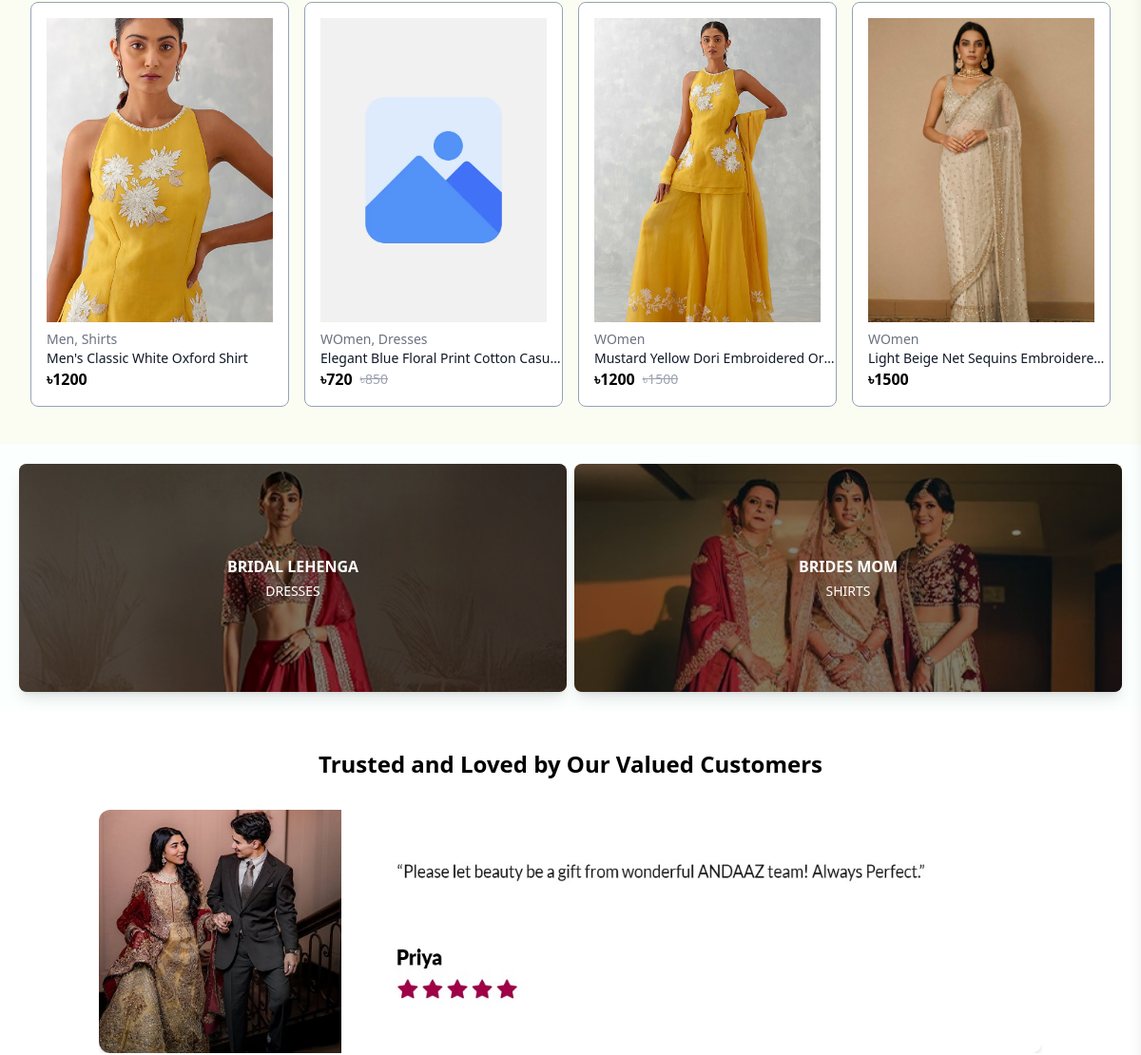
The app's page / (middle part), older data.
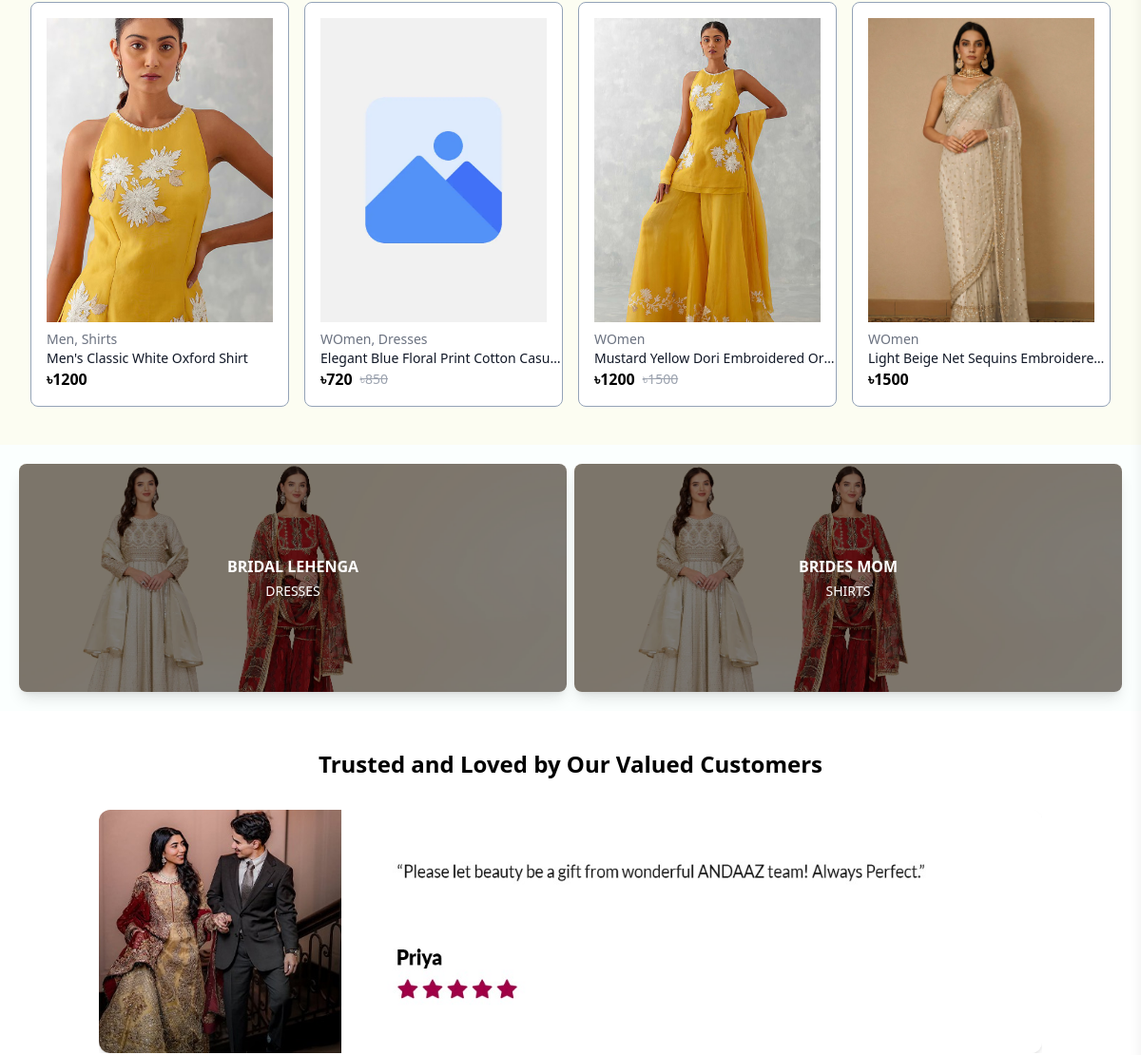
The same page, newer data.
### website/models.py (models this page shows, shortened)
class HomeComponents(models.Model):
    title = models.CharField(max_length=255)
    image = models.ImageField(upload_to='home_components/')
    category = models.ForeignKey(
        'products.Category',
        on_delete=models.CASCADE,
        related_name='home_components'
    )
    class Meta:
        verbose_name = "Homepage Component"
        verbose_name_plural = "Homepage Components"

### products/models.py (models this page shows, shortened)
class Category(models.Model):
    name = models.CharField(max_length=255, unique=True, blank=True, null=True, verbose_name=_("Category Name"))
    parent = models.ForeignKey('self', on_delete=models.SET_NULL, null=True, blank=True, related_name='children', verbose_name=_("Parent Category"))
    slug = models.SlugField(max_length=255, unique=True, blank=True, null=True, verbose_name=_("Category Slug"))
    group_name = models.CharField(max_length=100, blank=True, null=True, help_text=_("A way to group categories (e.g., 'Gender', 'Brand', 'Department')"))
    image = models.ImageField(upload_to='category_images/', blank=True, null=True, verbose_name=_("Category Image"))
    def get_full_slug(self):
        slugs = []
        category = self
        while category:
            slugs.insert(0, category.slug)
            category = category.parent
        return '/'.join(slugs)
    class Meta:
        verbose_name = _("Category")
        verbose_name_plural = _("Categories")
        ordering = ['group_name', 'name']

### website/views.py (the view)
# urls.py: path('', views.home, name='home'),
def home(request):
    testimonials_desktop = Testimonial.objects.filter(is_active=True, for_mobile=False)
    testimonials_mobile = Testimonial.objects.filter(is_active=True, for_mobile=True)
    desktop_banners = Banner.objects.filter(is_active=True, for_mobile=False).order_by('-created_at')
    mobile_banners = Banner.objects.filter(is_active=True, for_mobile=True).order_by('-created_at')
    categories = Category.objects.all()[:13]
    popular_products = Product.objects.filter(is_featured=True)[:20]
    all_products = Product.objects.filter(is_active=True)[:20]
    home_components = HomeComponents.objects.all()[:2]
    return render(request, 'website/home.html', {
        'categories': categories,
        'popular_products': popular_products,
        'all_products': all_products,
        'desktop_banners': desktop_banners,
        'mobile_banners': mobile_banners,
        'testimonials_desktop': testimonials_desktop,
        'testimonials_mobile': testimonials_mobile,
        'home_components':home_components,
    })

### website/context_processors.py (called while the page is built)
def mega_menu_categories(request):
    parent_categories = Category.objects.filter(parent__isnull=True)
    structured_mega_menu = {}
    for parent in parent_categories:
        grouped = defaultdict(list)
        for child in parent.children.all():
            group = child.group_name or "Other"
            grouped[group].append(child)
            for grandchild in child.children.all():
                grouped[group].append(grandchild)
        structured_mega_menu[parent.id] = dict(grouped)
    return {
        'parent_categories': parent_categories,
        'structured_mega_menu': structured_mega_menu,
    }

def all_categories(request):
    footer_categories = Category.objects.filter()
    return {
        'footer_categories': footer_categories,
    }

### website/templatetags/custom_tags.py (called while the page is built)
@register.filter
def get_item(dictionary, key):
    return dictionary.get(key)

### templates/website/home.html (shortened to what this page needs)
{% extends "_base/_base.html" %}
{% block content %}
<section class="p-4 sm:px-6 sm:pb-10 lg:px-8 mx-auto bg-yellow-50/50 dark:bg-zinc-900">
  <div id="product-grid" class="grid grid-cols-2 md:grid-cols-3 lg:grid-cols-4 xl:grid-cols-5 gap-4">
    {% for product in all_products %}
      <a href="{% url 'website:product_detail' product.slug %}">
        <div class="group relative p-2 lg:p-4 xl:p-5 border border-slate-400 dark:border-slate-700 bg-white dark:bg-gray-800 hover:border-slate-800 dark:hover:border-slate-600 rounded-md md:rounded-lg">
          {% if product.images.first %}
          <img src="{{ product.images.first.image.url }}" alt="{{ product.name }}"
            class="aspect-square w-full bg-gray-200 dark:bg-gray-700 object-cover object-top group-hover:opacity-75 lg:aspect-auto lg:h-80" />
          {% else %}
          <img src="/static/icons/default-image.webp" alt="{{ product.name }}"
            class="aspect-square w-full bg-gray-200 dark:bg-gray-700 object-cover object-center group-hover:opacity-75 lg:aspect-auto lg:h-80" />
          {% endif %}
          <div class="mt-1 flex justify-between">
            <div>
              <p class="mt-1 md:text-xs lg:text-sm text-gray-500 dark:text-gray-400 hidden md:block">
                {% for category in product.categories.all %}
                {{ category.name }}{% if not forloop.last %}, {% endif %}
                {% empty %}No category{% endfor %}
              </p>
              <h3 class="text-sm text-gray-900 dark:text-gray-100 truncate w-40 md:w-56 lg:w-64">
                {{ product.name }}
              </h3>
            </div>
          </div>
          <div class="flex items-center space-x-2">
            {% if product.sale_price %}
            <p class="text-black dark:text-white font-bold text-sm lg:text-base">
              ৳{{ product.sale_price|floatformat:"0" }}
            </p>
            <p class="line-through text-gray-400 dark:text-gray-300 text-xs lg:text-sm">
              ৳{{ product.regular_price|floatformat:"0" }}
            </p>
            {% else %}
            <p class="text-black dark:text-white font-bold text-sm lg:text-base">
              ৳{{ product.regular_price|floatformat:"0" }}
            </p>
            {% endif %}
          </div>
        </div>
      </a>
    {% endfor %}
  </div>
</section>
<section class="home-components-section py-5 px-5">
    <div class=" mx-auto">
        <div class="grid grid-cols-1 md:grid-cols-2 gap-2">
            {% for component in home_components %}
            <a href="{% url 'website:category_detail' full_slug=component.category.get_full_slug %}" class="relative group block rounded-lg overflow-hidden shadow-lg">
                <div class="h-56 md:h-60 xl:h-96 bg-cover bg-center-top" style="background-image: url('{{ component.image.url }}');">
                    <div class="absolute inset-0 bg-black/50 flex items-center justify-center transition-all duration-300 group-hover:bg-black/70">
                        <div class="text-center px-2">
                            <h5 class="text-white text-sm md:text-base font-semibold uppercase">{{ component.title }}</h5>
                            <p class="text-white text-xs md:text-sm uppercase mt-1">{{ component.category.name }}</p>
                        </div>
                    </div>
                </div>
            </a>
            {% endfor %}
        </div>
    </div>
</section>
<div class="hidden md:block">
  <section class="bg-white py-10">
    <div class="container mx-auto px-4">
      <h1 class="text-2xl font-semibold text-center mb-8">
        Trusted and Loved by Our Valued Customers
      </h1>
      <div class="swiper testimonialDesktopSwiper mx-auto">
        <div class="swiper-wrapper">
          {% for t in testimonials_desktop %}
          <div class="swiper-slide">
            <img src="{{ t.image.url }}" alt="Testimonial {{ forloop.counter }}"
              class="rounded-xl shadow-md w-full h-64 object-cover hover:scale-110 transition-all ease-in duration-1000" />
          </div>
          {% endfor %}
        </div>
      </div>
    </div>
  </section>
</div>
{% endblock %}

Row changes from the older to the newer data that the page shows:
changed HomeComponents "BRIDAL LEHENGA": image: a different picture
changed HomeComponents "BRIDES MOM": image: a different picture
